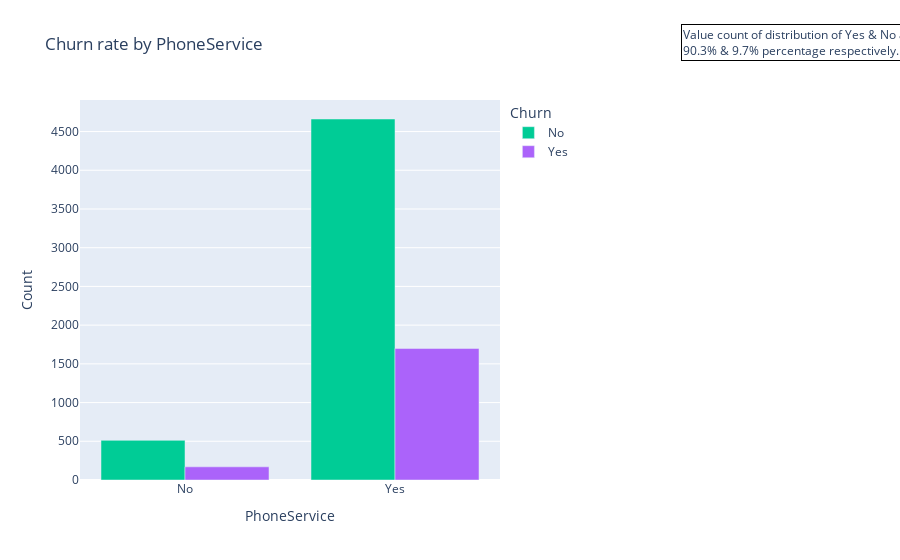
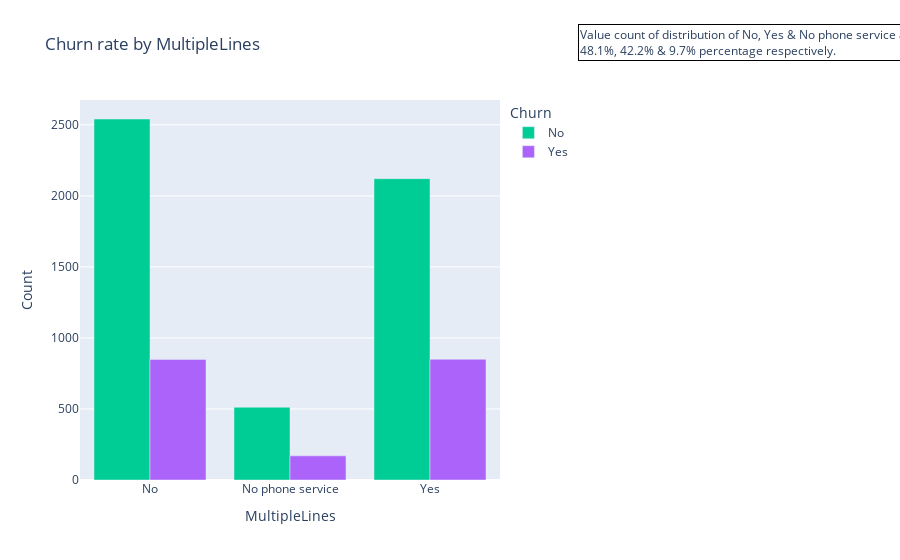
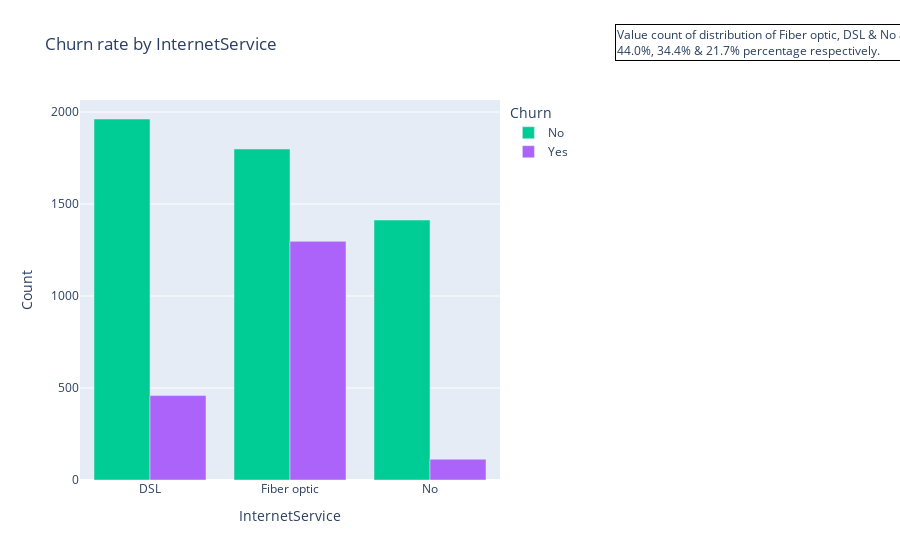
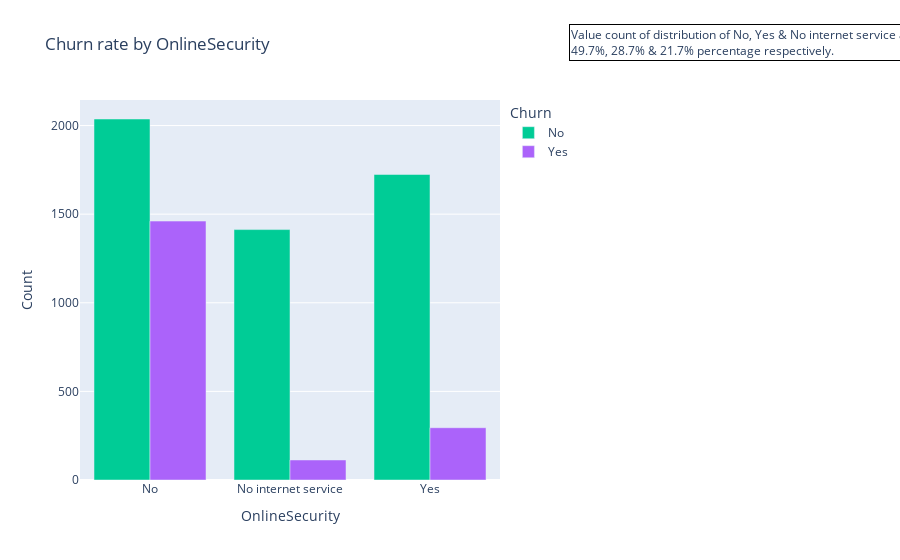

Notebook code for these charts, in order:
### Code cell
bar('PhoneService')
bar('MultipleLines')
bar('InternetService')
bar('OnlineSecurity')
bar('OnlineBackup')
bar('DeviceProtection')
bar('TechSupport')
bar('StreamingTV')
bar('StreamingMovies')

### Figure 1 — Plotly figure (JSON) as saved in the notebook; plotly's stock layout.template omitted (floating-point values rounded to 4 significant figures)
{"data": [{"alignmentgroup": "True", "hovertemplate": "Churn=No<br>PhoneService=%{x}<br>Count=%{y}<extra></extra>", "legendgroup": "No", "marker": {"color": "#00cc96", "pattern": {"shape": ""}}, "name": "No", "offsetgroup": "No", "orientation": "v", "showlegend": true, "textposition": "auto", "type": "bar", "x": ["No", "Yes"], "xaxis": "x", "y": [512, 4662], "yaxis": "y"}, {"alignmentgroup": "True", "hovertemplate": "Churn=Yes<br>PhoneService=%{x}<br>Count=%{y}<extra></extra>", "legendgroup": "Yes", "marker": {"color": "#ab63fa", "pattern": {"shape": ""}}, "name": "Yes", "offsetgroup": "Yes", "orientation": "v", "showlegend": true, "textposition": "auto", "type": "bar", "x": ["No", "Yes"], "xaxis": "x", "y": [170, 1699], "yaxis": "y"}], "layout": {"annotations": [{"align": "left", "bordercolor": "black", "borderwidth": 1, "showarrow": false, "text": "Value count of distribution of Yes & No are<br>90.3% & 9.7% percentage respectively.", "x": 2, "xref": "paper", "y": 1.2, "yref": "paper"}], "barmode": "group", "legend": {"title": {"text": "Churn"}, "tracegroupgap": 0}, "margin": {"r": 400}, "title": {"text": "Churn rate by PhoneService"}, "xaxis": {"anchor": "y", "domain": [0, 1], "title": {"text": "PhoneService"}}, "yaxis": {"anchor": "x", "domain": [0, 1], "title": {"text": "Count"}}}}

### Figure 2 — Plotly figure (JSON) as saved in the notebook; plotly's stock layout.template omitted (floating-point values rounded to 4 significant figures)
{"data": [{"alignmentgroup": "True", "hovertemplate": "Churn=No<br>MultipleLines=%{x}<br>Count=%{y}<extra></extra>", "legendgroup": "No", "marker": {"color": "#00cc96", "pattern": {"shape": ""}}, "name": "No", "offsetgroup": "No", "orientation": "v", "showlegend": true, "textposition": "auto", "type": "bar", "x": ["No", "No phone service", "Yes"], "xaxis": "x", "y": [2541, 512, 2121], "yaxis": "y"}, {"alignmentgroup": "True", "hovertemplate": "Churn=Yes<br>MultipleLines=%{x}<br>Count=%{y}<extra></extra>", "legendgroup": "Yes", "marker": {"color": "#ab63fa", "pattern": {"shape": ""}}, "name": "Yes", "offsetgroup": "Yes", "orientation": "v", "showlegend": true, "textposition": "auto", "type": "bar", "x": ["No", "No phone service", "Yes"], "xaxis": "x", "y": [849, 170, 850], "yaxis": "y"}], "layout": {"annotations": [{"align": "left", "bordercolor": "black", "borderwidth": 1, "showarrow": false, "text": "Value count of distribution of No, Yes & No phone service are<br>48.1%, 42.2% & 9.7% percentage respectively.", "x": 2, "xref": "paper", "y": 1.2, "yref": "paper"}], "barmode": "group", "legend": {"title": {"text": "Churn"}, "tracegroupgap": 0}, "margin": {"r": 400}, "title": {"text": "Churn rate by MultipleLines"}, "xaxis": {"anchor": "y", "domain": [0, 1], "title": {"text": "MultipleLines"}}, "yaxis": {"anchor": "x", "domain": [0, 1], "title": {"text": "Count"}}}}

### Figure 3 — Plotly figure (JSON) as saved in the notebook; plotly's stock layout.template omitted (floating-point values rounded to 4 significant figures)
{"data": [{"alignmentgroup": "True", "hovertemplate": "Churn=No<br>InternetService=%{x}<br>Count=%{y}<extra></extra>", "legendgroup": "No", "marker": {"color": "#00cc96", "pattern": {"shape": ""}}, "name": "No", "offsetgroup": "No", "orientation": "v", "showlegend": true, "textposition": "auto", "type": "bar", "x": ["DSL", "Fiber optic", "No"], "xaxis": "x", "y": [1962, 1799, 1413], "yaxis": "y"}, {"alignmentgroup": "True", "hovertemplate": "Churn=Yes<br>InternetService=%{x}<br>Count=%{y}<extra></extra>", "legendgroup": "Yes", "marker": {"color": "#ab63fa", "pattern": {"shape": ""}}, "name": "Yes", "offsetgroup": "Yes", "orientation": "v", "showlegend": true, "textposition": "auto", "type": "bar", "x": ["DSL", "Fiber optic", "No"], "xaxis": "x", "y": [459, 1297, 113], "yaxis": "y"}], "layout": {"annotations": [{"align": "left", "bordercolor": "black", "borderwidth": 1, "showarrow": false, "text": "Value count of distribution of Fiber optic, DSL & No are<br>44.0%, 34.4% & 21.7% percentage respectively.", "x": 2, "xref": "paper", "y": 1.2, "yref": "paper"}], "barmode": "group", "legend": {"title": {"text": "Churn"}, "tracegroupgap": 0}, "margin": {"r": 400}, "title": {"text": "Churn rate by InternetService"}, "xaxis": {"anchor": "y", "domain": [0, 1], "title": {"text": "InternetService"}}, "yaxis": {"anchor": "x", "domain": [0, 1], "title": {"text": "Count"}}}}

### Figure 4 — Plotly figure (JSON) as saved in the notebook; plotly's stock layout.template omitted (floating-point values rounded to 4 significant figures)
{"data": [{"alignmentgroup": "True", "hovertemplate": "Churn=No<br>OnlineSecurity=%{x}<br>Count=%{y}<extra></extra>", "legendgroup": "No", "marker": {"color": "#00cc96", "pattern": {"shape": ""}}, "name": "No", "offsetgroup": "No", "orientation": "v", "showlegend": true, "textposition": "auto", "type": "bar", "x": ["No", "No internet service", "Yes"], "xaxis": "x", "y": [2037, 1413, 1724], "yaxis": "y"}, {"alignmentgroup": "True", "hovertemplate": "Churn=Yes<br>OnlineSecurity=%{x}<br>Count=%{y}<extra></extra>", "legendgroup": "Yes", "marker": {"color": "#ab63fa", "pattern": {"shape": ""}}, "name": "Yes", "offsetgroup": "Yes", "orientation": "v", "showlegend": true, "textposition": "auto", "type": "bar", "x": ["No", "No internet service", "Yes"], "xaxis": "x", "y": [1461, 113, 295], "yaxis": "y"}], "layout": {"annotations": [{"align": "left", "bordercolor": "black", "borderwidth": 1, "showarrow": false, "text": "Value count of distribution of No, Yes & No internet service are<br>49.7%, 28.7% & 21.7% percentage respectively.", "x": 2, "xref": "paper", "y": 1.2, "yref": "paper"}], "barmode": "group", "legend": {"title": {"text": "Churn"}, "tracegroupgap": 0}, "margin": {"r": 400}, "title": {"text": "Churn rate by OnlineSecurity"}, "xaxis": {"anchor": "y", "domain": [0, 1], "title": {"text": "OnlineSecurity"}}, "yaxis": {"anchor": "x", "domain": [0, 1], "title": {"text": "Count"}}}}
